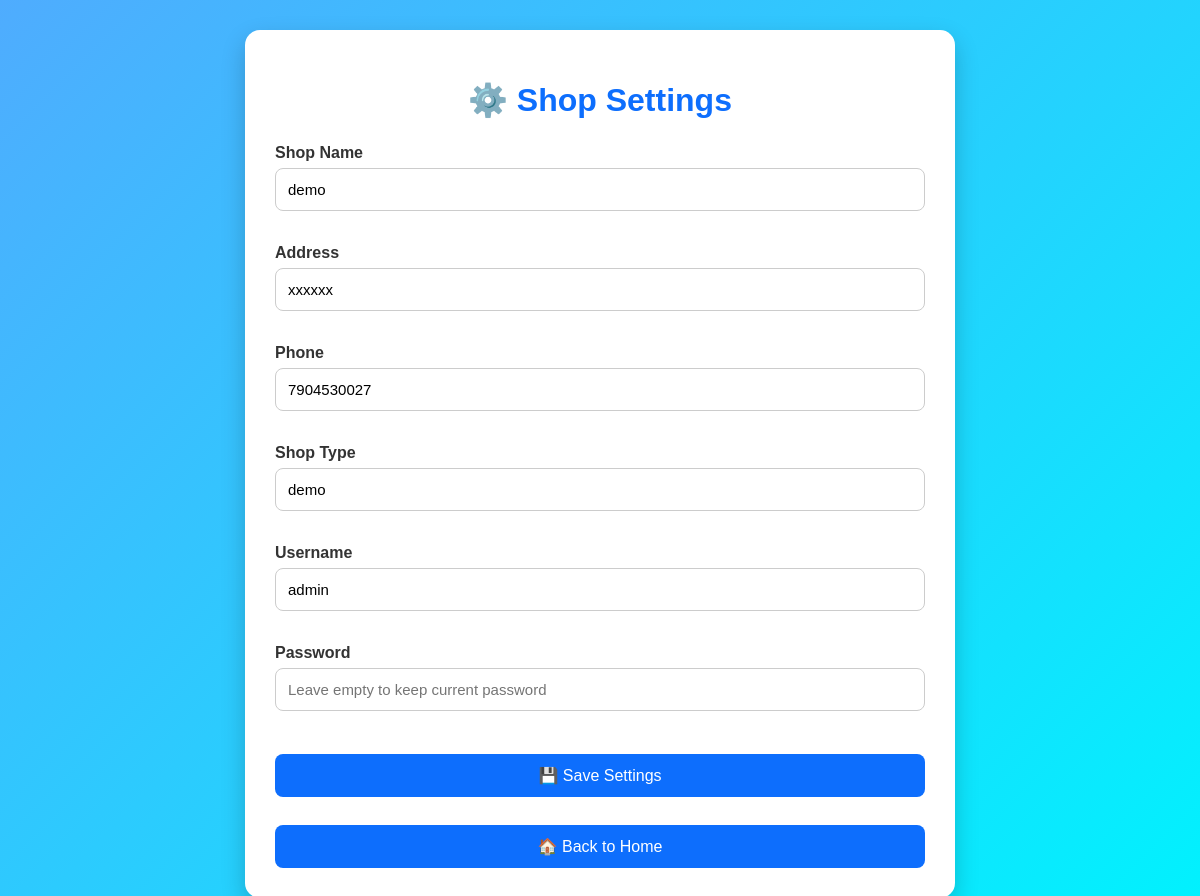
Page /shop on the committed database.
### app.py (models this page shows)
class Shop(db.Model):
    id = db.Column(db.Integer, primary_key=True)
    shop_name = db.Column(db.String(100), nullable=False)
    address = db.Column(db.String(200))
    phone = db.Column(db.String(20))
    shop_type = db.Column(db.String(50))
    username = db.Column(db.String(100), unique=True, nullable=False)
    password = db.Column(db.String(255), nullable=False)
    created_at = db.Column(db.DateTime, default=datetime.utcnow)

### app.py (the view, shortened to what this page needs)
@app.route("/shop", methods=["GET", "POST"])
def shop():
    shop = Shop.query.first()
    return render_template("shop.html", shop=shop)

### templates/shop.html (shortened to what this page needs)
<!DOCTYPE html>
<html>
<head>
    <link rel="stylesheet" href="{{ url_for('static', filename='style.css') }}">
</head>
<body>
<div class="container">
<h1>⚙️ Shop Settings</h1>
<form method="POST" id="shopForm">
<label>Shop Name</label><br>
<input
    type="text"
    name="shop_name"
    value="{{ shop.shop_name if shop else '' }}"
    placeholder="Enter Shop Name"
    required>
<br><br>
<label>Address</label><br>
<input
    type="text"
    name="address"
    value="{{ shop.address if shop else '' }}"
    placeholder="Enter Address">
<br><br>
<label>Phone</label><br>
<input
    type="text"
    name="phone"
    value="{{ shop.phone if shop else '' }}"
    maxlength="10"
    pattern="[0-9]{10}"
    placeholder="10 Digit Phone Number">
<br><br>
<label>Shop Type</label><br>
<input
    type="text"
    name="shop_type"
    value="{{ shop.shop_type if shop else '' }}"
    placeholder="Example: Grocery">
<br><br>
<label>Username</label><br>
<input
    type="text"
    name="username"
    value="{{ shop.username if shop else '' }}"
    placeholder="Create Username"
    required>
<br><br>
<label>Password</label><br>
<input
    type="password"
    name="password"
    placeholder="Leave empty to keep current password">
<br><br>
<button type="submit" id="saveBtn">
    💾 Save Settings
</button>
</form>
<br>
<a href="/">
    <button type="button">🏠 Back to Home</button>
</a>
</div>
</body>
</html>

### static/style.css (style rules this page uses)
body { font-family: Arial, sans-serif; background: linear-gradient(135deg, #4facfe, #00f2fe); margin: 0; padding: 30px; }
.container { max-width: 650px; margin: auto; background: #ffffff; padding: 30px; border-radius: 15px; box-shadow: 0 10px 25px rgba(0,0,0,0.2); }
h1 { text-align: center; color: #0d6efd; margin-bottom: 25px; }
label { font-weight: bold; color: #333; }
input, select { width: 100%; padding: 12px; margin-top: 6px; margin-bottom: 15px; border: 1px solid #ccc; border-radius: 8px; box-sizing: border-box; font-size: 15px; transition: 0.3s; }
button { width: 100%; padding: 12px; margin-top: 10px; background: #0d6efd; color: white; border: none; border-radius: 8px; font-size: 16px; cursor: pointer; transition: 0.3s; }

### rows in the picture
Shop: shop_name "demo", address "xxxxxx", phone "7904530027", shop_type "demo", username "admin"
